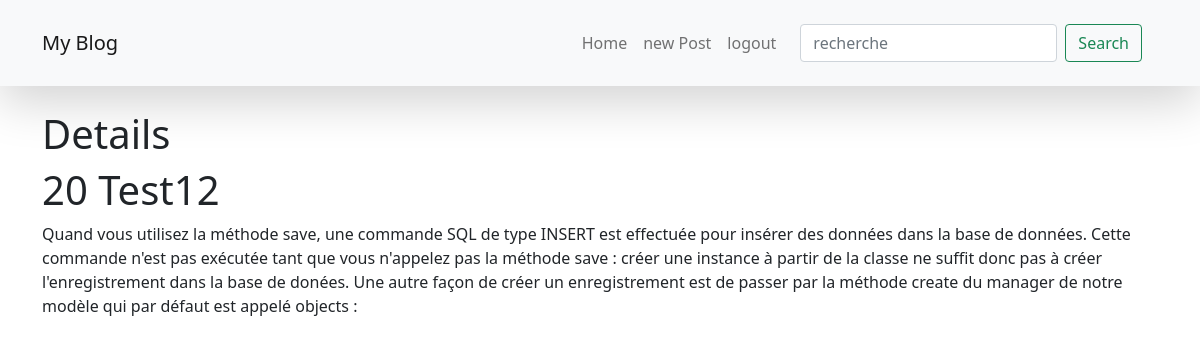
The page /details/20/ (signed in) on the database its author committed.
### myApp/models.py (models this page shows, shortened)
class PostModel(models.Model):
    title = models.CharField(max_length=55)
    content = models.TextField()
    image = models.ImageField(upload_to='media/image/',null = True)
    user = models.ForeignKey(User, on_delete = models.CASCADE)

### myApp/views.py (the view)
# urls.py: path('details/<int:id>/', views.detailsView , name='details'),
@login_required
def detailsView(request , id):
    Posts = PostModel.objects.get(id=id)
    context = { 'i': Posts}
    return render(request , 'myApp/details.html', context)

### myApp/templates/myApp/details.html (shortened to what this page needs)
{% extends 'layouts/base.html' %}
{% block content %}
<h1>Details</h1>
<div>
<h1>{{i.id}}   {{i.title}}</h1>
<p>{{i.content}}</P>
</div>
{% endblock %}

### rows shown on the page
PostModel: id "20", title "Test12", content "Quand vous utilisez la méthode save, une commande SQL de type INSERT est effectuée pour insérer des données dans la base de données. Cette commande n'est pas exécutée tant que vous n'appelez pas la méthode save : créer une instance à partir de la classe ne suffit donc pas à créer l'enregistrement dans la base de donées. Une autre façon de créer un enregistrement est de passer par la méthode create du manager de notre modèle qui par défaut est appelé objects :"
